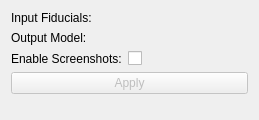
<?xml version="1.0" encoding="UTF-8"?>
<ui version="4.0">
 <class>UtilTest</class>
 <widget class="QWidget" name="UtilTest">
  <property name="geometry">
   <rect>
    <x>0</x>
    <y>0</y>
    <width>259</width>
    <height>120</height>
   </rect>
  </property>
  <layout class="QFormLayout" name="formLayout">
   <item row="0" column="0">
    <widget class="QLabel" name="label">
     <property name="text">
      <string>Input Fiducials:</string>
     </property>
    </widget>
   </item>
   <item row="0" column="1">
    <widget class="qMRMLNodeComboBox" name="inputSelector">
     <property name="toolTip">
      <string>Pick the input to the algorithm.</string>
     </property>
     <property name="nodeTypes">
      <stringlist>
       <string>vtkMRMLMarkupsFiducialNode</string>
      </stringlist>
     </property>
     <property name="showChildNodeTypes">
      <bool>false</bool>
     </property>
     <property name="addEnabled">
      <bool>false</bool>
     </property>
     <property name="removeEnabled">
      <bool>false</bool>
     </property>
    </widget>
   </item>
   <item row="1" column="0">
    <widget class="QLabel" name="label_2">
     <property name="text">
      <string>Output Model:</string>
     </property>
    </widget>
   </item>
   <item row="1" column="1">
    <widget class="qMRMLNodeComboBox" name="outputSelector">
     <property name="toolTip">
      <string>Pick the output to the algorithm.</string>
     </property>
     <property name="nodeTypes">
      <stringlist>
       <string>vtkMRMLModelNode</string>
      </stringlist>
     </property>
     <property name="showChildNodeTypes">
      <bool>false</bool>
     </property>
     <property name="noneEnabled">
      <bool>true</bool>
     </property>
     <property name="addEnabled">
      <bool>true</bool>
     </property>
     <property name="removeEnabled">
      <bool>true</bool>
     </property>
    </widget>
   </item>
   <item row="3" column="0" colspan="2">
    <widget class="QPushButton" name="applyButton">
     <property name="enabled">
      <bool>false</bool>
     </property>
     <property name="toolTip">
      <string>Run the algorithm.</string>
     </property>
     <property name="text">
      <string>Apply</string>
     </property>
    </widget>
   </item>
   <item row="2" column="1">
    <widget class="QCheckBox" name="enableScreenshotsFlagCheckBox">
     <property name="toolTip">
      <string>If checked, take screen shots for tutorials. Use Save Data to write them to disk.</string>
     </property>
     <property name="text">
      <string/>
     </property>
    </widget>
   </item>
   <item row="2" column="0">
    <widget class="QLabel" name="label_4">
     <property name="text">
      <string>Enable Screenshots:</string>
     </property>
    </widget>
   </item>
  </layout>
 </widget>
 <customwidgets>
  <customwidget>
   <class>qMRMLNodeComboBox</class>
   <extends>QWidget</extends>
   <header>qMRMLNodeComboBox.h</header>
  </customwidget>
 </customwidgets>
 <resources/>
 <connections/>
</ui>
